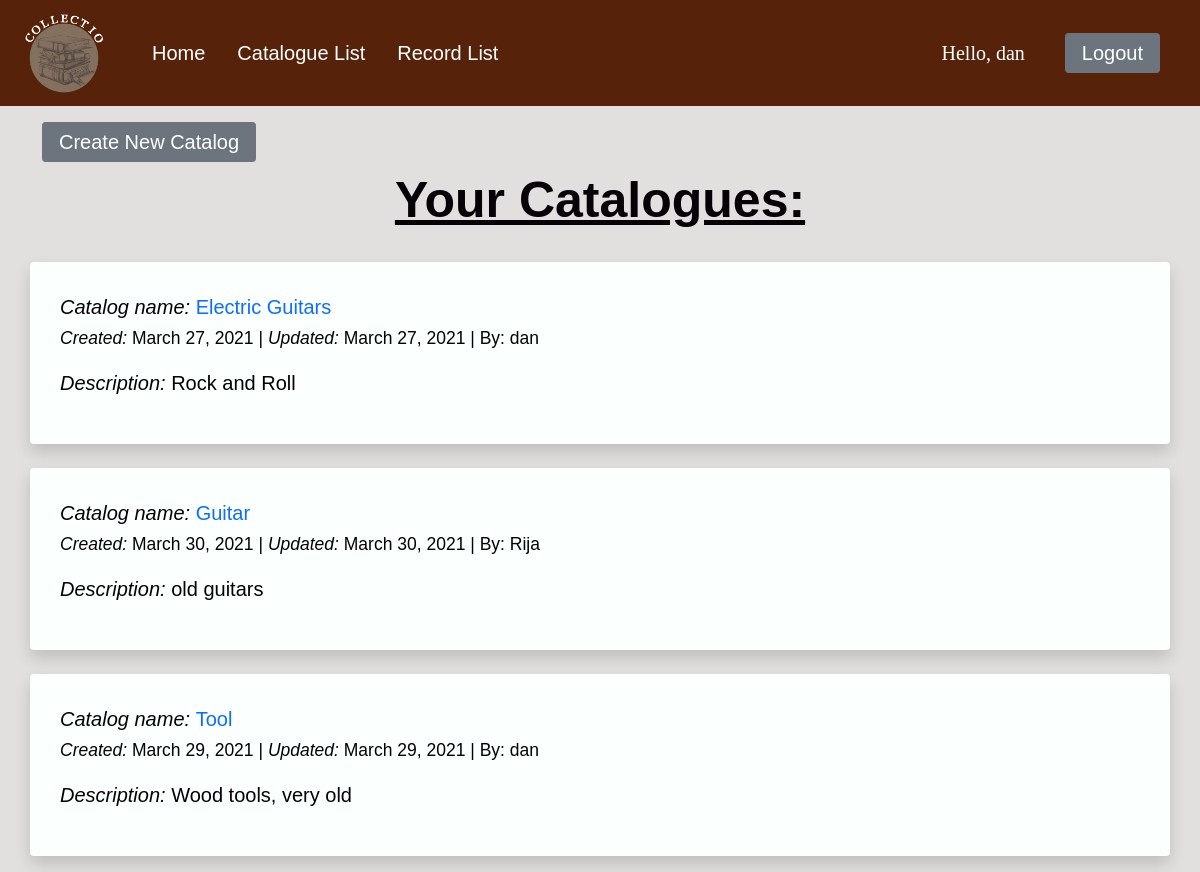
The app's page /catalog/ (signed in), older data.
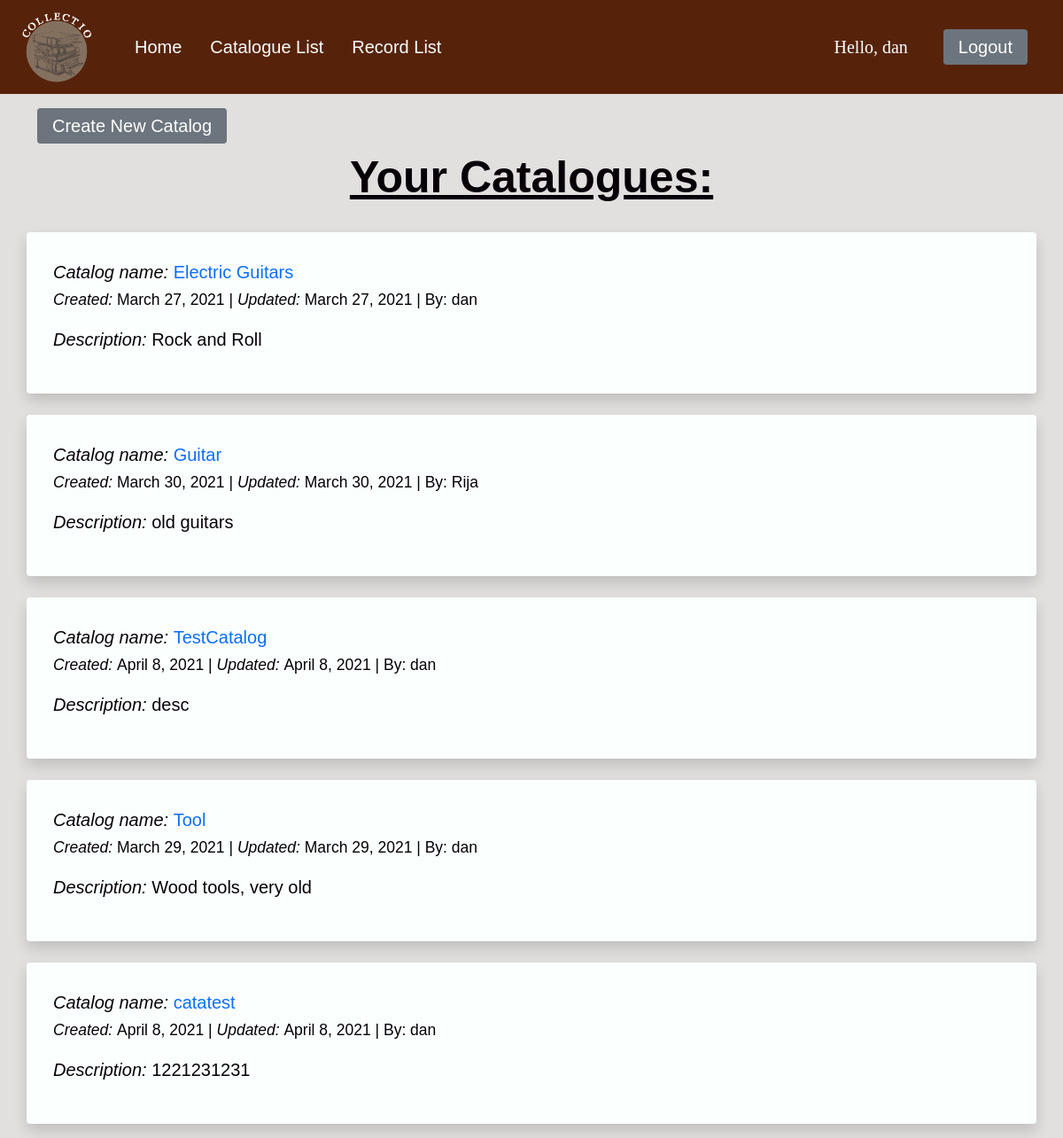
The same page, newer data.
### catalog/models.py (models this page shows, shortened)
class CommonInfo(models.Model):
    id = models.AutoField(primary_key=True)
    created_at = models.DateField(auto_now_add=True, editable=False)
    updated_at = models.DateField(auto_now=True, editable=False)
    name = models.CharField(max_length=100, help_text='Enter name')
    description = models.TextField(blank=True, help_text='Enter description')
    class Meta:
        abstract = True
        ordering = ['name', '-updated_at'] # '-' reverses order, e.i. newest first

class Catalog (CommonInfo):
    created_by = models.ForeignKey(User, on_delete=models.CASCADE)

### catalog/views.py (the view)
# urls.py: path('catalog/', views.catalogList, name='catalog-list'),
@login_required(login_url='/login')
def catalogList(request):
    if request.user.is_authenticated:
        if request.user.is_superuser:
            catalogs = models.Catalog.objects.all()
        else:
            catalogs = models.Catalog.objects.filter(created_by__exact=request.user)
        context = {'catalogs': catalogs, }
        return render(request, 'catalog/cataloglist.html', context)
    else:
        return HttpResponseRedirect('/login')

### catalog/templates/catalog/cataloglist.html (shortened to what this page needs)
{% extends "catalog/base.html" %}
{% block content %}
    <head>
        <a class="btn btn-secondary btn-sm px-3" style="font-size:20px;" href="/create_catalog" role="button">Create New Catalog</a>
    </head>
    <body>
    <div class="row pt-2">
        <h2 class="h2" style="text-align: center; color: #060007; font-size: 50px; text-decoration: underline;">Your Catalogues:</h2><p></p>
        {% for catalog in catalogs %}
            <div class="shadow bg-light rounded">
                <a class="text" style="color: #060007"><em>Catalog name: </em></a>
                <a class="text" href="{% url 'record-list' cr=catalog.id %}"> {{ catalog.name }}</a>
                <p class="text"><small> <em> Created: </em> {{ catalog.created_at }} | <em>
                    Updated: </em> {{ catalog.updated_at }} | By: {{ catalog.created_by.username }} </small>  </p>
                {% if catalog.description %}
                    <p class="text"><em>Description: </em> {{ catalog.description }} </p>
                {% else %}
                    <p class="text"><em>Description: </em> No description provided. </p>
                {% endif %}
            </div>
        {% endfor %}
    </div>
    </div>
    </body>
{% endblock content %}

### catalog/templates/catalog/base.html (shortened to what this page needs)
{% load static %}
<!DOCTYPE html>
<head>
    <link href="https://cdn.jsdelivr.net/npm/bootstrap@5.0.0-beta1/dist/css/bootstrap.min.css" rel="stylesheet"
>
</head>
<body>
{% block navbar %}{% include 'catalog/navbar.html' %}{% endblock navbar %}
<div class="container">
    {% block content %}{% endblock content %}
</div>
</body>

### catalog/templates/catalog/navbar.html (shortened to what this page needs)
{% extends "catalog/base.html" %}
{% block navbar %}
    <head>
    </head>
    <nav class="navbar navbar-expand-lg px-4" style="background-color:#56230a;">
        <a href="/about" class="navbar-brand">
            {% load static %}
            <img src="{% static '/images/logo.png' %}" width="80" alt="" class="d-inline-block align-middle mr-2">
        </a>
        <div class="collapse navbar-collapse" id="navbarNav">
            <ul class="nav navbar-nav me-auto px-3">
                <li class="nav-item">
                    <a class="nav-link active px-3" style="font-size: 20px" aria-current="page" href="/home">Home</a>
                </li>
                {% if request.user.is_authenticated %}
                    <li class="nav-item">
                        <a class="nav-link active px-3" style="font-size: 20px" href="/catalog">Catalogue List</a>
                    </li>
                    <li class="nav-item">
                        <a class="nav-link active px-3" style="font-size: 20px" href="/search">Record List</a>
                    </li>
                {% endif %}
            </ul>
            {% if request.user.is_authenticated %}
                <ul class="nav navbar-nav navbar-right px-3">
                    <span class="ref px-2 py-2" id="hello_msg">Hello, {{ request.user }}  </span>
                </ul>
                <ul class="nav navbar-nav navbar-right px-3">
                    <a class="btn btn-secondary btn-sm px-3" style="font-size:20px;" href="/logout" role="button">Logout</a>
                </ul>
            {% endif %}
        </div>
    </nav>
{% endblock navbar %}

### catalog/templates/catalog/base.html (style rules this page uses)
body, html { margin: 0; padding: 0; height: 100%; background: #e2dfdf !important; font-family: 'Helvetica', sans-serif; color: #FBFFFE; }

### catalog/templates/catalog/navbar.html (style rules this page uses)
.nav-link { font-size: 18px; color: #FBFFFE !important; padding-right: 2px; }
.ref { color: #FBFFFE; font-size: 20px; font-family: "Comic Sans MS"; }

### catalog/templates/catalog/cataloglist.html (style rules this page uses)
.shadow { background-color: #FBFFFE !important; color: #060007; margin: 0.5rem 0 1rem; padding: 30px; font-size: 20px; }
.h2 { font-weight: bold; font-size: 30px; text-decoration: underline; }
.text { text-decoration: none; }

Row changes from the older to the newer data that the page shows:
added Catalog: name "TestCatalog", created_at "April 8, 2021", updated_at "April 8, 2021", created_by.username "dan", description "desc"
added Catalog: name "catatest", created_at "April 8, 2021", updated_at "April 8, 2021", created_by.username "dan", description "1221231231"
